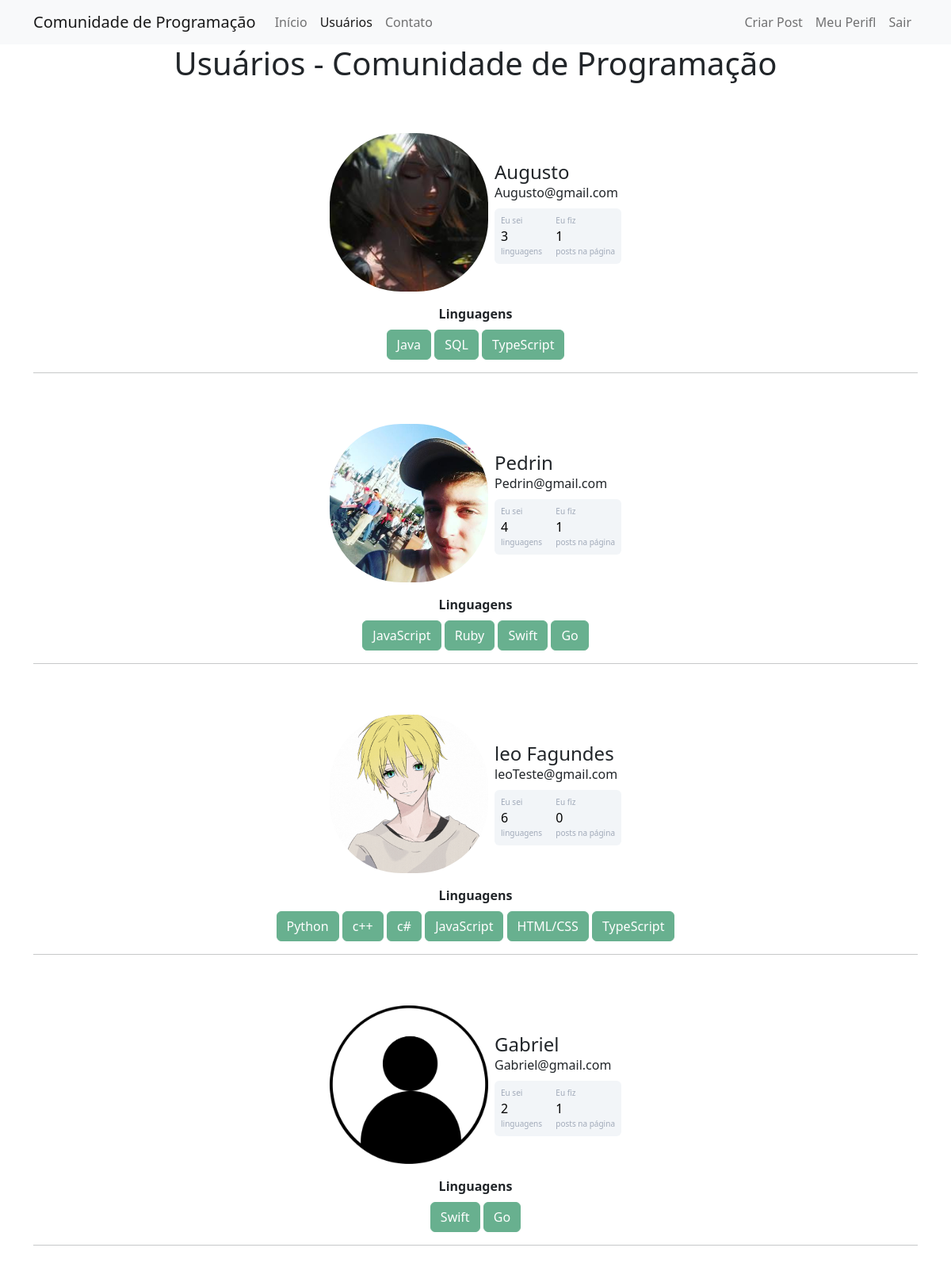
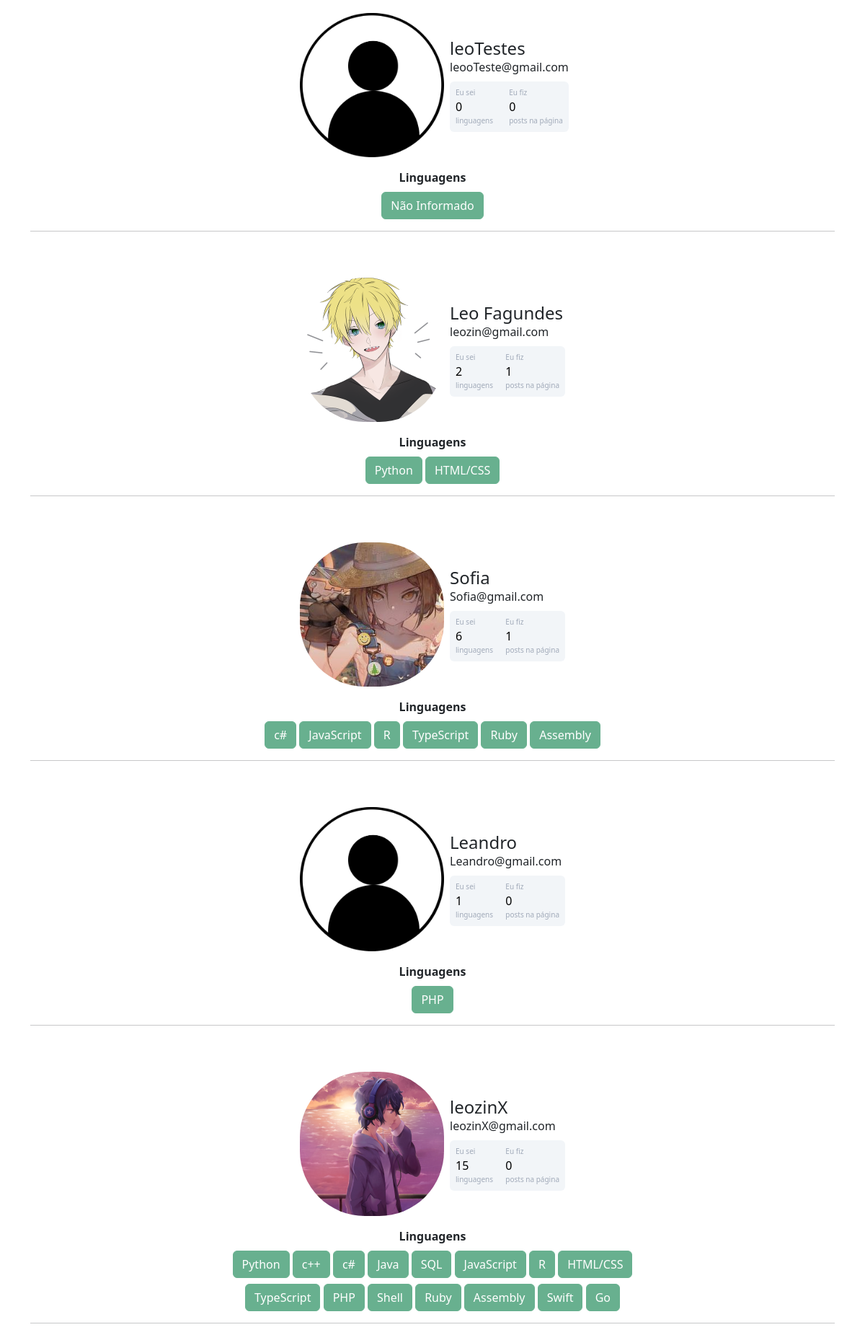
Screenshot of /usuarios (signed in) with the database file from the repository (2 pictures, top to bottom).
### comunidadeprogs/models.py (models this page shows)
class Usuario(database.Model, UserMixin):
    id = database.Column(database.Integer, primary_key=True)
    username = database.Column(database.String, nullable=False, unique=True)
    email = database.Column(database.String, nullable=False, unique=True)
    senha = database.Column(database.String, nullable=False)
    foto_perfil = database.Column(database.String, default='default.jpg')
    posts = database.relationship('Post', backref='autor', lazy=True)
    linguagens = database.Column(database.String, nullable=False, default='Não Informado')
    def contar_posts(self):
        return len(self.posts)

### comunidadeprogs/routes.py (the view)
@app.route('/usuarios')
@login_required
def usuarios():
    lista_usuarios = Usuario.query.all()
    return render_template('usuarios.html', lista_usuarios=lista_usuarios)

### comunidadeprogs/models.py (called while the page is built)
@login_manager.user_loader
def load_usuario(id_usuario):
    return Usuario.query.get(int(id_usuario))

### comunidadeprogs/templates/usuarios.html
{% extends 'base.html' %}
{% block body %}
        <div class="container">
                <h1 align="center">Usuários - Comunidade de Programação</h1>
                {% for usuario in lista_usuarios %}
                        <div class="container mt-5 d-flex justify-content-center">
                                <div class="card p-3">
                                        <div class="d-flex align-items-center">
                                                <div class="image pe-2">
                                                        <img src="../static/fotos_perfil/{{usuario.foto_perfil }}" id="img_perfil" width="200">
                                                </div>
                                                <div class="ml-3 w-100">
                                                        <h4 class="mb-0 mt-0">{{ usuario.username }}</h4>
                                                        <span>{{ usuario.email }}</span>
                                                        <div
                                                                class="p-2 mt-2 bg-primary d-flex justify-content-between rounded text-white stats">
                                                                {% if 'Não Informado' in usuario.linguagens or usuario.linguagens == '' %}
                                                                        <div class="d-flex flex-column">
                                                                                <span class="articles">Eu sei</span>
                                                                                <span class="number1">0</span>
                                                                                <span class="articles">linguagens</span>
                                                                        </div>
                                                                {% else %}
                                                                        <div class="d-flex flex-column">
                                                                                <span class="articles">Eu sei</span>
                                                                                <span class="number1">{{ usuario.linguagens.count(';') + 1 }}</span>
                                                                                <span class="articles">linguagens</span>
                                                                        </div>
                                                                {% endif %}
                                                                <div class="d-flex flex-column">
                                                                        <span class="rating">Eu fiz</span>
                                                                        <span class="number3">{{ usuario.contar_posts() }}</span>
                                                                        <span class="articles">posts na página</span>
                                                                </div>
                                                        </div>
                                                </div>
                                        </div>
                                </div>
                        </div>
                        <div class="row justify-content-center">
                                <div class="col col-2 w-75" style="text-align: center; max-width: 600px;">
                                        <strong>Linguagens</strong><br>
                                        {% if usuario.linguagens == '' %}
                                                <button type="button" class="btn btn-success mt-2" disabled>{{ 'Não Informado' }}</button>
                                        {% else %}
                                                {% for linguagem in usuario.linguagens.split(';') %}
                                                        <button type="button" class="btn btn-success mt-2" disabled>{{ linguagem }}</button>
                                                {% endfor %}
                                        {% endif %}
                                </div>
                        </div>
                        <hr>
                {% endfor %}
        </div>
{% endblock %}

### comunidadeprogs/static/main.css (style rules this page uses)
.card { width: 400px; border: none; border-radius: 10px; background-color: #fff; }
.stats { background: #f2f5f8 !important; color: #000 !important; }
.articles { font-size:10px; color: #a1aab9; }
.number1 { font-weight:500; }
.rating { font-size:10px; color: #a1aab9; }
.number3 { font-weight:500; }
#img_perfil { object-fit: cover; height: 200px; border-radius: 90px; }

### rows the page displays
Usuario: foto_perfil (picture), username "Augusto", email "Augusto@gmail.com", linguagens "3", contar_posts "1", linguagem "Java" "SQL" "TypeScript"
Usuario: foto_perfil (picture), username "Pedrin", email "Pedrin@gmail.com", linguagens "4", contar_posts "1", linguagem "JavaScript" "Ruby" "Swift" "Go"
Usuario: foto_perfil (picture), username "leo Fagundes", email "leoTeste@gmail.com", linguagens "6", contar_posts "0", linguagem "Python" "c++" "c#" "JavaScript" "HTML/CSS" "TypeScript"
Usuario: foto_perfil (placeholder picture), username "Gabriel", email "Gabriel@gmail.com", linguagens "2", contar_posts "1", linguagem "Swift" "Go"
Usuario: foto_perfil (placeholder picture), username "leoTestes", email "leooTeste@gmail.com", shows "Eu sei", contar_posts "0", linguagens "Não Informado"
Usuario: foto_perfil (picture), username "Leo Fagundes", email "leozin@gmail.com", linguagens "2", contar_posts "1", linguagem "Python" "HTML/CSS"
Usuario: foto_perfil (picture), username "Sofia", email "Sofia@gmail.com", linguagens "6", contar_posts "1", linguagem "c#" "JavaScript" "R" "TypeScript" "Ruby" "Assembly"
Usuario: foto_perfil (placeholder picture), username "Leandro", email "Leandro@gmail.com", linguagens "1", contar_posts "0", linguagens "PHP"
Usuario: foto_perfil (picture), username "leozinX", email "leozinX@gmail.com", linguagens "15", contar_posts "0", linguagem "Python" "c++" "c#" "Java" "SQL" "JavaScript" "R" "HTML/CSS" "TypeScript" "PHP" "Shell" "Ruby" "Assembly" "Swift" "Go"
